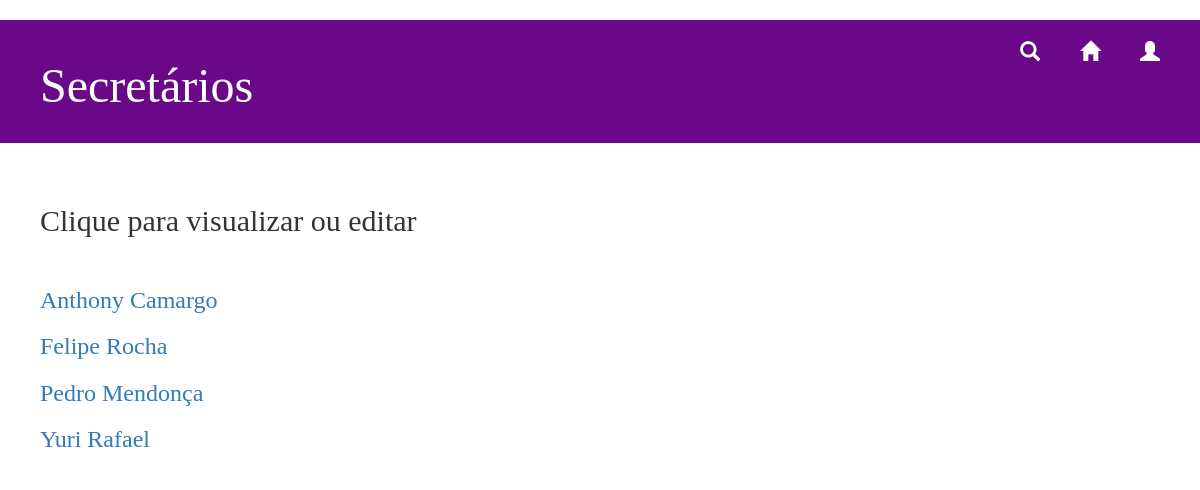
/secretario/lista_secretarios, run on the app's committed database.
### transplante/models.py (models this page shows, shortened)
class Pessoa (models.Model):
		nome = models.CharField(max_length=200, default = '', verbose_name='Nome')
		telefone = models.CharField(max_length=15, default = '', verbose_name='Telefone')
		cpf = models.CharField(max_length=11, default = '', verbose_name='CPF')
		email = models.CharField(max_length=100, default = '', verbose_name='e-Mail')
		data_nasc = models.CharField(max_length=10, default = '', verbose_name='Data de Nascimento')

class Secretario (Pessoa):
		registro_funcionario = models.CharField(max_length=50, default = '', verbose_name='Registro do Funcionário')

class Pessoa (models.Model):
		nome = models.CharField(max_length=200, default = '', verbose_name='Nome')
		telefone = models.CharField(max_length=15, default = '', verbose_name='Telefone')
		cpf = models.CharField(max_length=11, default = '', verbose_name='CPF')
		email = models.CharField(max_length=100, default = '', verbose_name='e-Mail')
		data_nasc = models.CharField(max_length=10, default = '', verbose_name='Data de Nascimento')

### transplante/views.py (the view)
# urls.py: path('secretario/lista_secretarios', views.lista_secretarios, name='lista_secretarios'),
def lista_secretarios(request):
        secretarios = Secretario.objects.order_by('nome').all()
        return render(request, 'transplante/lista_secretarios.html', {'secretarios': secretarios})

### transplante/templates/transplante/lista_secretarios.html (shortened to what this page needs)
{% load staticfiles %}
<html>
    <head>
       <link rel="stylesheet" href="//maxcdn.bootstrapcdn.com/bootstrap/3.2.0/css/bootstrap.min.css">
       <link rel="stylesheet" href="//maxcdn.bootstrapcdn.com/bootstrap/3.2.0/css/bootstrap-theme.min.css">
       <link rel="stylesheet" href="{% static 'css/home.css' %}">
    </head>
        <div>
<div class="page-header">
			<div class="user" allign="right">
		{% if user.is_authenticated %}
		<a href="{% url 'logout'%}?next={{request.path}}">Logout({{ user.get_username }})</a>
		 {% else %}
	<a href="{% url 'login'%}?next={{request.path}}" class="top-menu"><span class="glyphicon glyphicon-user"></span></a>
{% endif %}
	</div>
			<a href="{% url 'home' %}" class="top-menu"><span class="glyphicon glyphicon-home"></span></a>
			<a href="{% url 'busca_secretarios' %}" class="top-menu"><span class="glyphicon glyphicon-search"></span></a>
            <h1>Secretários</h1>
        </div>
<div class="content container">
    <div class="row">
	<h2>Clique para visualizar ou editar</h2><br>
            {% for secretario in secretarios %}
                <div class=“secretario”>
                    <h3><a href="{% url 'secretarios_detail' pk=secretario.pk %}">{{ secretario.nome }}</a></h3>
                </div>
            {% endfor %}
        </div>
    </div>
</div>
</html>

### transplante/static/css/home.css (style rules this page uses)
.page-header { background-color: #6A0889; margin-top: 0; padding: 20px 20px 20px 40px; }
.page-header h1, .page-header h1 a, .page-header h1 a:visited, .page-header h1 a:active { color: #ffffff; font-size: 36pt; text-decoration: none; }
.content { margin-left: 40px; }
h1, h2, h3, h4 { font-family: 'Georgia'; }
.top-menu, .top-menu:hover, .top-menu:visited { color: #ffffff; font-size: 15pt; float: right; margin-right: 20px; margin-left: 20px; }
.user { float: right; color: #ffffff; font-family: 'Georgia'; }

### data on the page
Secretario: nome "Anthony Camargo"
Secretario: nome "Felipe Rocha"
Secretario: nome "Pedro Mendonça"
Secretario: nome "Yuri Rafael"
